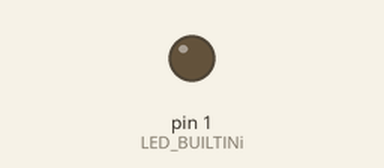
Recording of a sketch running on a simulated Arduino Uno, built with avr-gcc and run on an emulated ATmega328P. On the bench: output pins drawn as LEDs (lit = HIGH).

Above: at 0.5 s.
At 5.0 s:
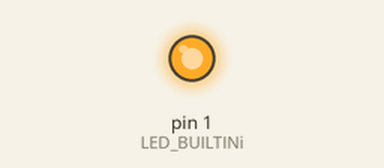
Timing chart, 0 to 6.9 s (numbered marks = the images above):
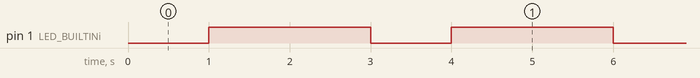

Measured:
- by itself, pin 1 (LED_BUILTINi): alternates HIGH for 2.0 s and LOW for 1.0 s

The sketch:

Esp01-Blink.ino
```cpp
/*
 Моргание светодиодом с помощью чипа ESP8266:
 https://github.com/esp8266/Arduino/blob/master/libraries/esp8266/examples/Blink/Blink.ino

 Этот скетч-пример демонстрирует, как моргать синим светодиодом на модуле ESP-01, оснащенном чипом ESP8266.
 Обратите внимание, что у этого модуля инвертирована вольтовая логика: для включения светодиода используется значение LOW, а для выключения – HIGH.

 Автор – Саймон Питер (Simon Peter)
 https://wikihandbk.com/wiki/ESP8266:%D0%9F%D1%80%D0%B8%D0%BC%D0%B5%D1%80%D1%8B/%D0%9C%D0%BE%D1%80%D0%B3%D0%B0%D0%BD%D0%B8%D0%B5_%D0%B2%D1%81%D1%82%D1%80%D0%BE%D0%B5%D0%BD%D0%BD%D1%8B%D0%BC_%D1%81%D0%B2%D0%B5%D1%82%D0%BE%D0%B4%D0%B8%D0%BE%D0%B4%D0%BE%D0%BC_%D0%BC%D0%BE%D0%B4%D1%83%D0%BB%D1%8F_ESP-01

 Выполняет моргание синим светодиодом, встроенным в модуль ESP-01.

 Этот код не защищен авторским правом.

 Синий светодиод на модуле ESP-01 подключен к контакту GPIO1.
 Контакт GPIO1 также является контактом TXD, поэтому мы
 не сможем одновременно управлять светодиодом
 и использовать функцию Serial.print().
*/

void setup()
{
  #define LED_BUILTINi 1
  pinMode(LED_BUILTINi, OUTPUT);     //  инициализируем контакт
                                    //  в качестве выходного контакта
}

// это блок loop(); он будет запускаться снова и снова:
void loop() {
  digitalWrite(LED_BUILTINi, LOW);   //  включаем светодиод;
                                    //  обратите внимание, что для
                                    //  включения светодиода
                                    //  используется значение LOW;
                                    //  это из-за того, что на ESP-01
                                    //  активным состоянием
                                    //  является LOW

  delay(1000);                      //  ждем одну секунду

  digitalWrite(LED_BUILTINi, HIGH);  //  выключаем светодиод,
                                    //  используя состояние HIGH

  delay(2000);                      //  ждем две секунды, чтобы
                                    //  продемонстрировать, что
                                    //  светодиод активируется
                                    //  при помощи значения LOW
}
```
